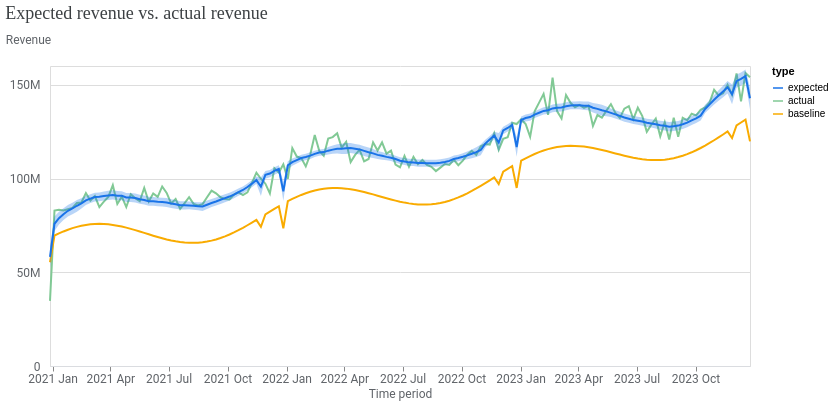

This figure's notebook cell:
### Code cell
model_fit_viz = visualizer.ModelFit(mmm)
model_fit_viz.plot_model_fit()

### Figure 1 — Vega-Lite specification as saved in the notebook (floating-point values rounded to 4 significant figures; data arrays with more than 128 entries replaced by an {"elided": "..."} marker saying what was removed)
{"config": {"view": {"continuousWidth": 300, "continuousHeight": 300}, "axis": {"labelColor": "#5F6368", "labelFont": "Roboto", "labelFontSize": 12, "titleColor": "#5F6368", "titleFont": "Roboto", "titleFontSize": 12, "titleFontWeight": "normal"}}, "layer": [{"mark": {"type": "line"}, "encoding": {"color": {"field": "type", "scale": {"domain": ["expected", "actual", "baseline"], "range": ["#1A73E8", "#81C995", "#F9AB00"]}, "type": "nominal"}, "x": {"axis": {"domainColor": "#DADCE0", "format": "%Y %b", "grid": false, "tickCount": 8}, "field": "time", "title": "Time period", "type": "temporal"}, "y": {"axis": {"domain": false, "labelExpr": "replace(format(datum.value, '.3~s'), 'G', 'B')", "labelPadding": 10, "tickCount": 5, "ticks": false, "titleAlign": "left", "titleAngle": 0, "titleY": -20}, "field": "mean", "title": "Revenue", "type": "quantitative"}}}, {"mark": {"type": "rule", "opacity": 0}, "encoding": {"opacity": {"condition": {"param": "param_daae7590cf6ce0e8", "value": 0.3, "empty": false}, "value": 0}, "tooltip": [{"field": "time", "title": "Time period", "type": "temporal"}, {"field": "expected", "format": ",.0f", "title": "Expected", "type": "quantitative"}, {"field": "actual", "format": ",.0f", "title": "Actual", "type": "quantitative"}, {"field": "baseline", "format": ",.0f", "title": "Baseline", "type": "quantitative"}], "x": {"field": "time", "type": "temporal"}}, "name": "view_a0ae119e0990a85d_1", "transform": [{"pivot": "type", "value": "mean", "groupby": ["time"]}]}, {"mark": {"type": "circle", "filled": false, "size": 36}, "encoding": {"color": {"field": "type", "legend": null, "scale": {"domain": ["expected", "actual", "baseline"], "range": ["#1A73E8", "#81C995", "#F9AB00"]}, "type": "nominal"}, "opacity": {"condition": {"param": "param_daae7590cf6ce0e8", "value": 1, "empty": false}, "value": 0}, "x": {"field": "time", "type": "temporal"}, "y": {"field": "mean", "type": "quantitative"}}}, {"mark": {"type": "area", "opacity": 0.3}, "encoding": {"color": {"field": "type", "legend": null, "scale": {"domain": ["expected"], "range": ["#1A73E8"]}, "type": "nominal"}, "x": {"field": "time", "type": "temporal"}, "y": {"field": "ci_hi", "type": "quantitative"}, "y2": {"field": "ci_lo"}}}], "data": {"name": "data-93f2116ba4e76884d00824dd0be56426"}, "params": [{"name": "param_daae7590cf6ce0e8", "select": {"type": "point", "clear": "pointerout", "fields": ["time"], "nearest": true, "on": "pointerover"}, "views": ["view_a0ae119e0990a85d_1"]}], "resolve": {"scale": {"color": "independent"}}, "title": {"text": "Expected revenue vs. actual revenue", "anchor": "start", "color": "#3C4043", "font": "Google Sans Display", "fontSize": 18, "fontWeight": "normal", "offset": 10}, "width": 700, "$schema": "https://vega.github.io/schema/vega-lite/v6.4.1.json", "datasets": {"data-93f2116ba4e76884d00824dd0be56426": {"elided": "471 records"}}}
